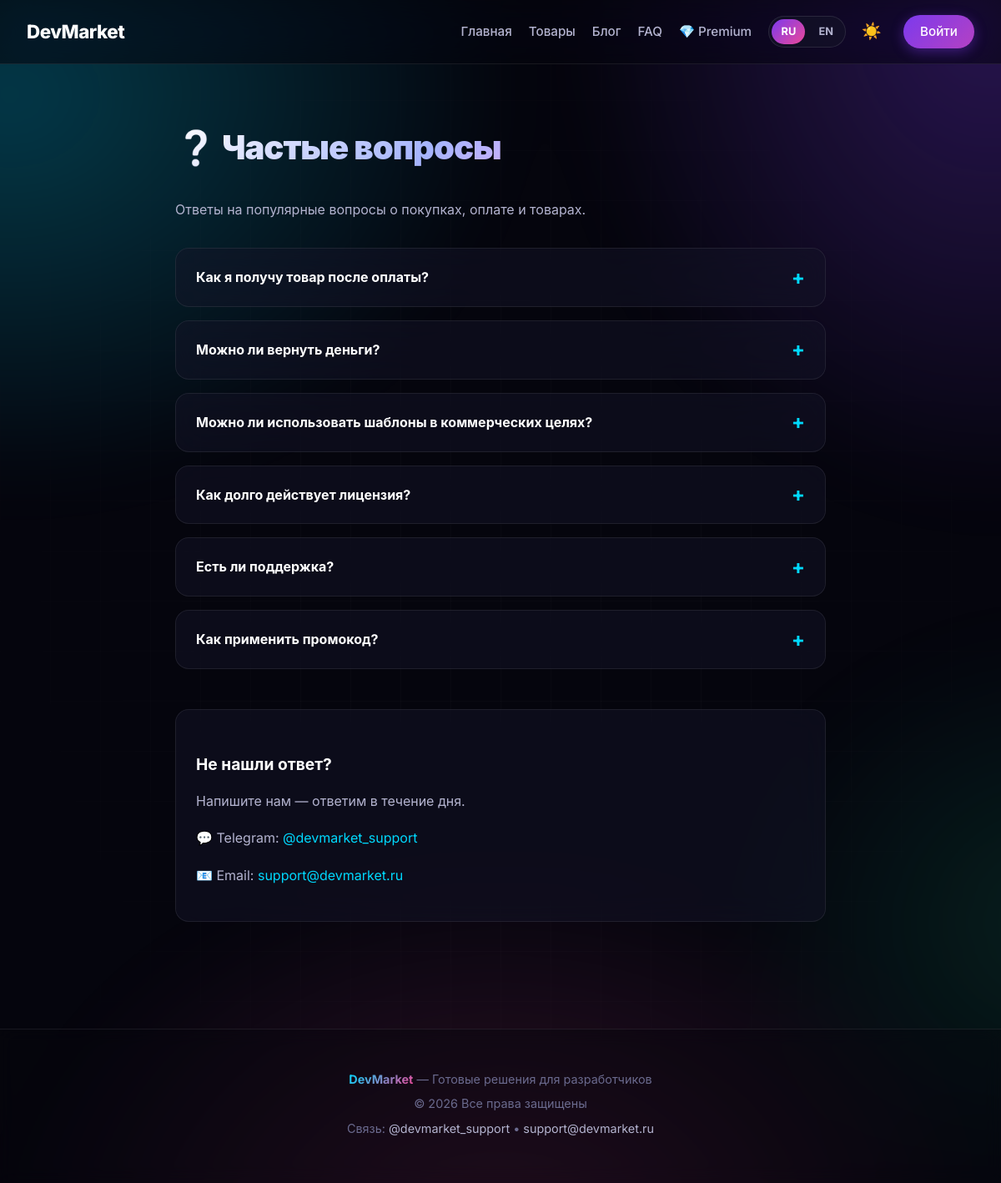
The page /faq on the database as committed earlier.
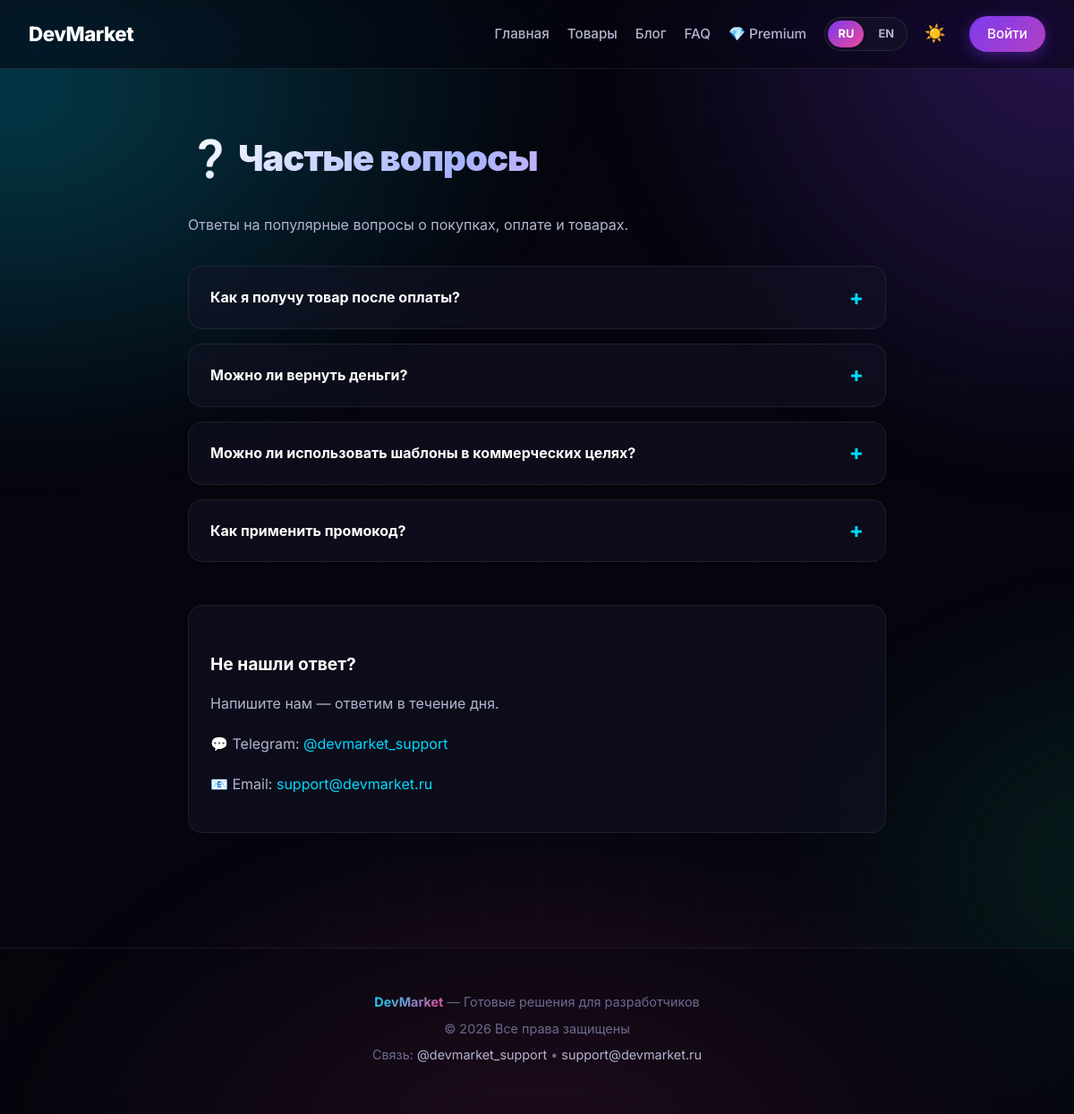
The same page on the database as committed later.
### tables this page shows
CREATE TABLE faq (
                id INTEGER PRIMARY KEY AUTOINCREMENT,
                question TEXT NOT NULL,
                answer TEXT NOT NULL,
                question_en TEXT,
                answer_en TEXT,
                sort_order INTEGER DEFAULT 0
            );

### app.py (the view)
@app.route("/faq")
def faq():
    items = db.get_all_faq()
    return render_template("faq.html", items=items)

### app.py (called while the page is built)
def get_lang():
    return session.get("lang", "ru")

def t(key):
    return TRANSLATIONS.get(get_lang(), TRANSLATIONS["ru"]).get(key, key)

@app.context_processor
def inject_globals():
    user = get_current_user()
    cart_count = db.get_cart_count(user["id"]) if user else 0
    return {
        "brand": BRAND,
        "current_user": user,
        "cart_count": cart_count,
        "t": t,
        "lang": get_lang(),
    }

def get_current_user():
    if session.get("user_id"):
        return db.get_user_by_id(session["user_id"])
    return None

### database.py (called while the page is built)
def get_db():
    conn = sqlite3.connect(DB_PATH)
    conn.row_factory = sqlite3.Row
    return conn

def get_all_faq():
    with get_db() as conn:
        return conn.execute("SELECT * FROM faq ORDER BY sort_order, id").fetchall()

### templates/faq.html (shortened to what this page needs)
{% extends "base.html" %}
{% block content %}
<div class="container">
    <div class="page-content">
        <h1>❓ Частые вопросы</h1>
        <p>Ответы на популярные вопросы о покупках, оплате и товарах.</p>
        <div class="faq-list">
            {% for item in items %}
                <details class="faq-item">
                    <summary>{{ item['question'] }}</summary>
                </details>
            {% endfor %}
        </div>
        <div class="contact-block" style="margin-top: 3rem;">
            <h3>Не нашли ответ?</h3>
            <p>Напишите нам — ответим в течение дня.</p>
            <p>💬 Telegram: <a href="https://t.me/{{ brand.contacts.telegram[1:] }}" target="_blank">{{ brand.contacts.telegram }}</a></p>
            <p>📧 Email: <a href="mailto:{{ brand.contacts.email }}">{{ brand.contacts.email }}</a></p>
        </div>
    </div>
</div>
{% endblock %}

### templates/base.html (shortened to what this page needs)
<!DOCTYPE html>
<html lang="{{ lang }}">
<head>
    <link rel="stylesheet" href="{{ url_for('static', filename='style.css') }}">
</head>
<body class="theme-{{ session.get('theme', 'dark') }}">
<nav class="navbar">
    <div class="nav-container">
        <a href="/" class="logo"><span>{{ brand.name }}</span></a>
        <div class="nav-links" id="nav-links">
            <a href="/">{{ t('home') }}</a>
            <a href="/search">{{ t('products') }}</a>
            <a href="/blog">{{ t('blog') }}</a>
            <a href="/faq">{{ t('faq') }}</a>
            <a href="/premium">💎 {{ t('premium') }}</a>
            <div class="nav-controls">
                <div class="lang-switch">
                    <a href="/set-lang/ru" class="{% if lang == 'ru' %}active{% endif %}">RU</a>
                    <a href="/set-lang/en" class="{% if lang == 'en' %}active{% endif %}">EN</a>
                </div>
                <a href="/set-theme/{% if session.get('theme', 'dark') == 'dark' %}light{% else %}dark{% endif %}" class="theme-switch" title="Тема">
                    {% if session.get('theme', 'dark') == 'dark' %}☀️{% else %}🌙{% endif %}
                </a>
            </div>
            {% if current_user %}
                <div class="user-menu">
                    <button class="user-menu-btn" id="user-menu-btn">
                        {% if current_user['avatar'] %}
                            <img src="{{ url_for('static', filename='avatars/' + current_user['avatar']) }}" class="user-avatar-img" alt="Avatar">
                        {% else %}
                            <span class="user-avatar">{{ current_user['username'][0]|upper }}</span>
                        {% endif %}
                        <span class="user-name">
                            {{ current_user['username'] }}
                            {% if current_user['is_premium'] %}💎{% endif %}
                        </span>
                        <span class="user-arrow">▾</span>
                    </button>
                    <div class="user-dropdown" id="user-dropdown">
                        <a href="/profile" class="user-dropdown-item">
                            <span>👤</span> {{ t('profile') }}
                        </a>
                        <a href="/favorites" class="user-dropdown-item">
                            <span>⭐</span> {{ t('favorites') }}
                        </a>
                        {% if not current_user['is_premium'] %}
                            <a href="/premium" class="user-dropdown-item">
                                <span>💎</span> Premium
                            </a>
                        {% endif %}
                        <div class="user-dropdown-divider"></div>
                        <a href="/logout" class="user-dropdown-item user-dropdown-danger">
                            <span>🚪</span> {{ t('logout') }}
                        </a>
                    </div>
                </div>
            {% else %}
                <a href="/login" class="nav-login-btn">{{ t('login') }}</a>
            {% endif %}
        </div>
    </div>
</nav>
<main>
    {% if error_404 %}
        <div class="container">
            <div class="success-page error-page">
                <div class="success-icon">🔍</div>
                <h1>404</h1>
                <p>Страница не найдена</p>
                <a href="/" class="btn btn-primary" style="margin-top: 2rem;">← На главную</a>
            </div>
        </div>
    {% else %}
        {% block content %}{% endblock %}
    {% endif %}
</main>
<footer class="footer">
    <div class="footer-content">
        <p><strong>{{ brand.name }}</strong> — {{ brand.tagline }}</p>
        <p>© {{ brand.year }} Все права защищены</p>
        <p class="footer-contacts">
            Связь:
            <a href="https://t.me/{{ brand.contacts.telegram[1:] }}" target="_blank">{{ brand.contacts.telegram }}</a>
            •
            <a href="mailto:{{ brand.contacts.email }}">{{ brand.contacts.email }}</a>
        </p>
    </div>
</footer>
</body>
</html>

Rows that differ between the two databases and show on the page:
removed faq: question "Как долго действует лицензия?"
removed faq: question "Есть ли поддержка?"
